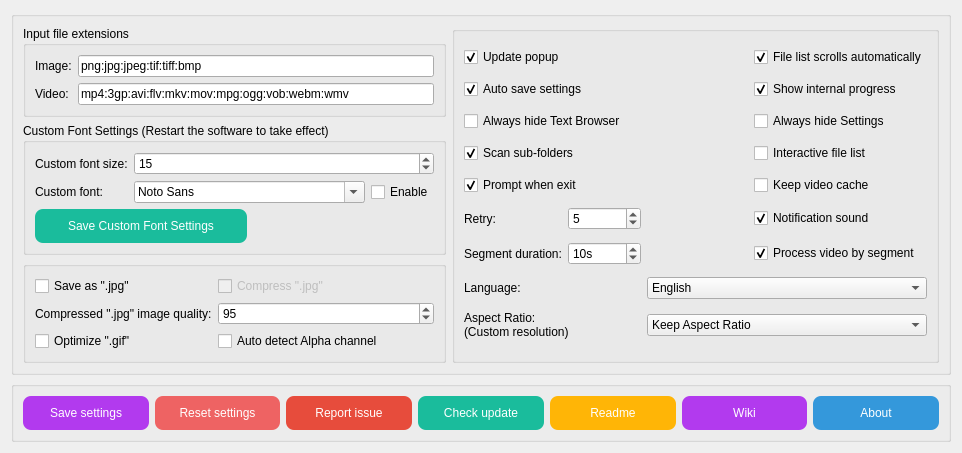
      <widget class="QWidget" name="tab_AdditionalSettings">
       <attribute name="icon">
        <iconset resource="icon.qrc">
         <normaloff>:/new/prefix1/icon/AddSetting.png</normaloff>:/new/prefix1/icon/AddSetting.png</iconset>
       </attribute>
       <attribute name="title">
        <string>Additional settings</string>
       </attribute>
       <layout class="QGridLayout" name="gridLayout_21">
        <item row="0" column="0" colspan="2">
         <widget class="QGroupBox" name="groupBox_AdditionalSettings">
          <property name="maximumSize">
           <size>
            <width>16777215</width>
            <height>16777215</height>
           </size>
          </property>
          <property name="title">
           <string/>
          </property>
          <layout class="QGridLayout" name="gridLayout_19">
           <item row="0" column="0">
            <widget class="QGroupBox" name="groupBox_InputExt">
             <property name="maximumSize">
              <size>
               <width>16777215</width>
               <height>16777215</height>
              </size>
             </property>
             <property name="title">
              <string>Input file extensions</string>
             </property>
             <layout class="QGridLayout" name="gridLayout_10">
              <item row="0" column="0">
               <widget class="QLabel" name="label_4">
                <property name="maximumSize">
                 <size>
                  <width>50</width>
                  <height>16777215</height>
                 </size>
                </property>
                <property name="toolTip">
                 <string>When you find that the file format you want to process cannot 
be added to the file list, you can add the file extension yourself 
in the additional settings.

Each extension needs to be separated by &quot;:&quot;

(There is no guarantee that the file format you add will 
be processed successfully)</string>
                </property>
                <property name="text">
                 <string>Image:</string>
                </property>
               </widget>
              </item>
              <item row="0" column="1">
               <widget class="QLineEdit" name="Ext_image">
                <property name="minimumSize">
                 <size>
                  <width>300</width>
                  <height>0</height>
                 </size>
                </property>
                <property name="acceptDrops">
                 <bool>false</bool>
                </property>
                <property name="toolTip">
                 <string>When you find that the file format you want to process cannot 
be added to the file list, you can add the file extension yourself 
in the additional settings.

Each extension needs to be separated by &quot;:&quot;

(There is no guarantee that the file format you add will 
be processed successfully)</string>
                </property>
                <property name="text">
                 <string notr="true">png:jpg:jpeg:tif:tiff:bmp</string>
                </property>
               </widget>
              </item>
              <item row="1" column="0">
               <widget class="QLabel" name="label_5">
                <property name="maximumSize">
                 <size>
                  <width>50</width>
                  <height>16777215</height>
                 </size>
                </property>
                <property name="toolTip">
                 <string>When you find that the file format you want to process cannot 
be added to the file list, you can add the file extension yourself 
in the additional settings.

Each extension needs to be separated by &quot;:&quot;

(There is no guarantee that the file format you add will 
be processed successfully)</string>
                </property>
                <property name="text">
                 <string>Video:</string>
                </property>
               </widget>
              </item>
              <item row="1" column="1">
               <widget class="QLineEdit" name="Ext_video">
                <property name="minimumSize">
                 <size>
                  <width>300</width>
                  <height>0</height>
                 </size>
                </property>
                <property name="acceptDrops">
                 <bool>false</bool>
                </property>
                <property name="toolTip">
                 <string>When you find that the file format you want to process cannot 
be added to the file list, you can add the file extension yourself 
in the additional settings.

Each extension needs to be separated by &quot;:&quot;

(There is no guarantee that the file format you add will 
be processed successfully)</string>
                </property>
                <property name="text">
                 <string notr="true">mp4:3gp:avi:flv:mkv:mov:mpg:ogg:vob:webm:wmv</string>
                </property>
               </widget>
              </item>
             </layout>
            </widget>
           </item>
           <item row="0" column="1" rowspan="3">
            <widget class="QGroupBox" name="groupBox_8">
             <property name="title">
              <string/>
             </property>
             <layout class="QGridLayout" name="gridLayout_14">
              <item row="0" column="0" colspan="2">
               <widget class="QCheckBox" name="checkBox_UpdatePopup">
                <property name="sizePolicy">
                 <sizepolicy hsizetype="Minimum" vsizetype="Fixed">
                  <horstretch>0</horstretch>
                  <verstretch>0</verstretch>
                 </sizepolicy>
                </property>
                <property name="toolTip">
                 <string>Automatically check for updates on startup.</string>
                </property>
                <property name="text">
                 <string>Update popup</string>
                </property>
                <property name="checked">
                 <bool>true</bool>
                </property>
               </widget>
              </item>
              <item row="3" column="3">
               <widget class="QCheckBox" name="checkBox_FileList_Interactive">
                <property name="text">
                 <string>Interactive file list</string>
                </property>
                <property name="checked">
                 <bool>false</bool>
                </property>
               </widget>
              </item>
              <item row="1" column="0" colspan="2">
               <widget class="QCheckBox" name="checkBox_AutoSaveSettings">
                <property name="toolTip">
                 <string>Settings will be saved automatically when you close the software.</string>
                </property>
                <property name="text">
                 <string>Auto save settings</string>
                </property>
                <property name="checked">
                 <bool>true</bool>
                </property>
               </widget>
              </item>
              <item row="5" column="0">
               <widget class="QLabel" name="label_39">
                <property name="text">
                 <string>Retry:</string>
                </property>
               </widget>
              </item>
              <item row="0" column="3">
               <widget class="QCheckBox" name="checkBox_FileListAutoSlide">
                <property name="toolTip">
                 <string>When the file processing status changes, the file list scrolls automatically.</string>
                </property>
                <property name="text">
                 <string>File list scrolls automatically</string>
                </property>
                <property name="checked">
                 <bool>true</bool>
                </property>
               </widget>
              </item>
              <item row="5" column="1">
               <widget class="QSpinBox" name="spinBox_retry">
                <property name="minimum">
                 <number>1</number>
                </property>
                <property name="maximum">
                 <number>999999999</number>
                </property>
                <property name="value">
                 <number>5</number>
                </property>
               </widget>
              </item>
              <item row="2" column="0" colspan="2">
               <widget class="QCheckBox" name="checkBox_AlwaysHideTextBrowser">
                <property name="toolTip">
                 <string>[Text browser] will be automatically hidden when the software starts.</string>
                </property>
                <property name="text">
                 <string>Always hide Text Browser</string>
                </property>
               </widget>
              </item>
              <item row="6" column="1">
               <widget class="QSpinBox" name="spinBox_SegmentDuration">
                <property name="toolTip">
                 <string>When processing video in segments, the length of each video clip.
This will determine how much hard disk space the program will occupy 
when processing video in segments.</string>
                </property>
                <property name="suffix">
                 <string notr="true">s</string>
                </property>
                <property name="prefix">
                 <string/>
                </property>
                <property name="minimum">
                 <number>1</number>
                </property>
                <property name="maximum">
                 <number>999999999</number>
                </property>
                <property name="value">
                 <number>10</number>
                </property>
               </widget>
              </item>
              <item row="6" column="0">
               <widget class="QLabel" name="label_SegmentDuration">
                <property name="toolTip">
                 <string>When processing video in segments, the length of each video clip.
This will determine how much hard disk space the program will occupy 
when processing video in segments.</string>
                </property>
                <property name="text">
                 <string>Segment duration:</string>
                </property>
               </widget>
              </item>
              <item row="3" column="0" colspan="2">
               <widget class="QCheckBox" name="checkBox_ScanSubFolders">
                <property name="text">
                 <string>Scan sub-folders</string>
                </property>
                <property name="checked">
                 <bool>true</bool>
                </property>
               </widget>
              </item>
              <item row="7" column="2" colspan="2">
               <widget class="QComboBox" name="comboBox_language">
                <property name="minimumSize">
                 <size>
                  <width>150</width>
                  <height>0</height>
                 </size>
                </property>
                <property name="toolTip">
                 <string>We recommend that you restart the software after changing 
the language for the language settings to fully take effect.</string>
                </property>
                <property name="currentText">
                 <string notr="true">English</string>
                </property>
                <item>
                 <property name="text">
                  <string notr="true">English</string>
                 </property>
                </item>
                <item>
                 <property name="text">
                  <string notr="true">简体中文</string>
                 </property>
                </item>
                <item>
                 <property name="text">
                  <string notr="true">日本語(機械翻訳)</string>
                 </property>
                </item>
                <item>
                 <property name="text">
                  <string notr="true">繁體中文(由uimee翻譯)</string>
                 </property>
                </item>
               </widget>
              </item>
              <item row="7" column="0" colspan="2">
               <widget class="QLabel" name="label_21">
                <property name="maximumSize">
                 <size>
                  <width>16777215</width>
                  <height>16777215</height>
                 </size>
                </property>
                <property name="toolTip">
                 <string>We recommend that you restart the software after changing 
the language for the language settings to fully take effect.</string>
                </property>
                <property name="text">
                 <string notr="true">Language:</string>
                </property>
               </widget>
              </item>
              <item row="9" column="2" colspan="2">
               <widget class="QComboBox" name="comboBox_AspectRatio_custRes">
                <property name="minimumSize">
                 <size>
                  <width>280</width>
                  <height>0</height>
                 </size>
                </property>
                <property name="currentIndex">
                 <number>1</number>
                </property>
                <item>
                 <property name="text">
                  <string>Ignore Aspect Ratio</string>
                 </property>
                </item>
                <item>
                 <property name="text">
                  <string>Keep Aspect Ratio</string>
                 </property>
                </item>
                <item>
                 <property name="text">
                  <string>Keep Aspect Ratio By Expanding</string>
                 </property>
                </item>
               </widget>
              </item>
              <item row="4" column="0" colspan="2">
               <widget class="QCheckBox" name="checkBox_PromptWhenExit">
                <property name="text">
                 <string>Prompt when exit</string>
                </property>
                <property name="checked">
                 <bool>true</bool>
                </property>
               </widget>
              </item>
              <item row="9" column="0" colspan="2">
               <widget class="QLabel" name="label_44">
                <property name="text">
                 <string>Aspect Ratio:
(Custom resolution)</string>
                </property>
                <property name="alignment">
                 <set>Qt::AlignLeading|Qt::AlignLeft|Qt::AlignVCenter</set>
                </property>
               </widget>
              </item>
              <item row="2" column="3">
               <widget class="QCheckBox" name="checkBox_AlwaysHideSettings">
                <property name="toolTip">
                 <string>[Settings] will be automatically hidden when the software starts.</string>
                </property>
                <property name="text">
                 <string>Always hide Settings</string>
                </property>
               </widget>
              </item>
              <item row="4" column="3">
               <widget class="QCheckBox" name="checkBox_KeepVideoCache">
                <property name="text">
                 <string>Keep video cache</string>
                </property>
                <property name="checked">
                 <bool>false</bool>
                </property>
               </widget>
              </item>
              <item row="6" column="3">
               <widget class="QCheckBox" name="checkBox_ProcessVideoBySegment">
                <property name="toolTip">
                 <string>Processing video in segments can greatly reduce the 
hard disk space occupied by processing video. But it 
will increase the time required to process video.</string>
                </property>
                <property name="text">
                 <string>Process video by segment</string>
                </property>
                <property name="checked">
                 <bool>true</bool>
                </property>
               </widget>
              </item>
              <item row="1" column="3">
               <widget class="QCheckBox" name="checkBox_ShowInterPro">
                <property name="toolTip">
                 <string>Output internal Scale and Denoise progress of GIF and video process inside textbrowser.</string>
                </property>
                <property name="text">
                 <string>Show internal progress</string>
                </property>
                <property name="checked">
                 <bool>true</bool>
                </property>
               </widget>
              </item>
              <item row="5" column="3">
               <widget class="QCheckBox" name="checkBox_NfSound">
                <property name="toolTip">
                 <string>Play Notification sound when all files in the list have been processed.</string>
                </property>
                <property name="text">
                 <string>Notification sound</string>
                </property>
                <property name="checked">
                 <bool>true</bool>
                </property>
               </widget>
              </item>
             </layout>
            </widget>
           </item>
           <item row="1" column="0">
            <widget class="QGroupBox" name="groupBox_3">
             <property name="title">
              <string>Custom Font Settings (Restart the software to take effect)</string>
             </property>
             <layout class="QGridLayout" name="gridLayout_17">
              <item row="0" column="0">
               <widget class="QLabel" name="label_22">
                <property name="text">
                 <string>Custom font size:</string>
                </property>
                <property name="alignment">
                 <set>Qt::AlignLeading|Qt::AlignLeft|Qt::AlignVCenter</set>
                </property>
               </widget>
              </item>
              <item row="1" column="3">
               <widget class="QCheckBox" name="checkBox_isCustFontEnable">
                <property name="text">
                 <string>Enable</string>
                </property>
               </widget>
              </item>
              <item row="1" column="0">
               <widget class="QLabel" name="label_24">
                <property name="text">
                 <string>Custom font:</string>
                </property>
                <property name="alignment">
                 <set>Qt::AlignLeading|Qt::AlignLeft|Qt::AlignVCenter</set>
                </property>
               </widget>
              </item>
              <item row="1" column="1" colspan="2">
               <widget class="QFontComboBox" name="fontComboBox_CustFont">
                <property name="currentText">
                 <string notr="true">宋体</string>
                </property>
                <property name="currentFont">
                 <font>
                  <family>宋体</family>
                 </font>
                </property>
               </widget>
              </item>
              <item row="2" column="0" colspan="2">
               <widget class="QPushButton" name="pushButton_Save_GlobalFontSize">
                <property name="maximumSize">
                 <size>
                  <width>16777215</width>
                  <height>16777215</height>
                 </size>
                </property>
                <property name="styleSheet">
                 <string notr="true">QPushButton{
background-color: rgb(26, 188, 156);
color: rgb(255, 255, 255);
border-style:outset;
border-radius:8px;
padding:10px;
}
QPushButton:hover{
background-color: rgb(29, 214, 177);
color: rgb(255, 255, 255);
border-style:outset;
border-radius:8px;
padding:10px;
}
QPushButton:pressed{
background-color: rgb(23, 173, 143);
color: rgb(255, 255, 255);
border-style:outset;
border-radius:8px;
padding:10px;
}
QPushButton:disabled{
background-color: rgb(166, 166, 166);
color: rgb(255, 255, 255);
border-style:outset;
border-radius:8px;
padding:10px;
}</string>
                </property>
                <property name="text">
                 <string>Save Custom Font Settings</string>
                </property>
               </widget>
              </item>
              <item row="0" column="1" colspan="3">
               <widget class="QSpinBox" name="spinBox_GlobalFontSize">
                <property name="maximumSize">
                 <size>
                  <width>16777215</width>
                  <height>16777215</height>
                 </size>
                </property>
                <property name="minimum">
                 <number>1</number>
                </property>
                <property name="maximum">
                 <number>999</number>
                </property>
                <property name="value">
                 <number>15</number>
                </property>
               </widget>
              </item>
             </layout>
            </widget>
           </item>
           <item row="2" column="0">
            <widget class="QGroupBox" name="groupBox_other_1">
             <property name="title">
              <string/>
             </property>
             <layout class="QGridLayout" name="gridLayout_7">
              <item row="3" column="1" colspan="2">
               <widget class="QSpinBox" name="spinBox_JPGCompressedQuality">
                <property name="toolTip">
                 <string>0(worst quality)~99
We recommend you use the default value(90)</string>
                </property>
                <property name="minimum">
                 <number>0</number>
                </property>
                <property name="value">
                 <number>95</number>
                </property>
               </widget>
              </item>
              <item row="5" column="0">
               <widget class="QCheckBox" name="checkBox_OptGIF">
                <property name="toolTip">
                 <string>Optimizing the scaled gif will slightly reduce the image quality, but it can reduce the GIF file size.
It is recommended to enable this option.</string>
                </property>
                <property name="text">
                 <string>Optimize &quot;.gif&quot;</string>
                </property>
               </widget>
              </item>
              <item row="1" column="0">
               <widget class="QCheckBox" name="checkBox_SaveAsJPG">
                <property name="toolTip">
                 <string>Save the scaled image as &quot;.jpg&quot;.
Images are stored in &quot;.png&quot; format by default.
When this option is enabled, alpha channel (ransparent images)support will be lost.</string>
                </property>
                <property name="text">
                 <string>Save as &quot;.jpg&quot;</string>
                </property>
               </widget>
              </item>
              <item row="3" column="0">
               <widget class="QLabel" name="label_23">
                <property name="text">
                 <string>Compressed &quot;.jpg&quot; image quality:</string>
                </property>
               </widget>
              </item>
              <item row="1" column="1">
               <widget class="QCheckBox" name="checkBox_CompressJPG">
                <property name="enabled">
                 <bool>false</bool>
                </property>
                <property name="toolTip">
                 <string>Compress JPG files, almost lossless.</string>
                </property>
                <property name="text">
                 <string>Compress &quot;.jpg&quot;</string>
                </property>
               </widget>
              </item>
              <item row="5" column="1" colspan="2">
               <widget class="QCheckBox" name="checkBox_AutoDetectAlphaChannel">
                <property name="toolTip">
                 <string>When the alpha channel is detected in the picture, software will
automatically use the waifu2x-converter engine to process the
picture and force the picture to be saved as PNG.
Please make sure the waifu2x-converter engine is compatible
with your PC before enabling this option.</string>
                </property>
                <property name="text">
                 <string>Auto detect Alpha channel</string>
                </property>
                <property name="checked">
                 <bool>false</bool>
                </property>
               </widget>
              </item>
             </layout>
            </widget>
           </item>
          </layout>
         </widget>
        </item>
        <item row="1" column="0" colspan="2">
         <widget class="QGroupBox" name="groupBox_AddSettingsButtons">
          <property name="sizePolicy">
           <sizepolicy hsizetype="Preferred" vsizetype="Preferred">
            <horstretch>0</horstretch>
            <verstretch>0</verstretch>
           </sizepolicy>
          </property>
          <property name="maximumSize">
           <size>
            <width>16777215</width>
            <height>70</height>
           </size>
          </property>
          <property name="title">
           <string/>
          </property>
          <layout class="QGridLayout" name="gridLayout_27">
           <item row="0" column="0">
            <widget class="QPushButton" name="pushButton_SaveSettings">
             <property name="enabled">
              <bool>true</bool>
             </property>
             <property name="styleSheet">
              <string notr="true">QPushButton{
background-color: rgb(178, 58, 238);
color: rgb(255, 255, 255);
border-style:outset;
border-radius:8px;
padding:10px;
}
QPushButton:hover{
background-color: rgb(191, 62, 255);
color: rgb(255, 255, 255);
border-style:outset;
border-radius:8px;
padding:10px;
}
QPushButton:pressed{
background-color: rgb(154, 50, 205);
color: rgb(255, 255, 255);
border-style:outset;
border-radius:8px;
padding:10px;
}
QPushButton:disabled{
background-color: rgb(166, 166, 166);
color: rgb(255, 255, 255);
border-style:outset;
border-radius:8px;
padding:10px;
}</string>
             </property>
             <property name="text">
              <string>Save settings</string>
             </property>
            </widget>
           </item>
           <item row="0" column="1">
            <widget class="QPushButton" name="pushButton_ResetSettings">
             <property name="styleSheet">
              <string notr="true">QPushButton{
background-color: rgb(238, 99, 99);
color: rgb(255, 255, 255);
border-style:outset;
border-radius:8px;
padding:10px;
}
QPushButton:hover{
background-color: rgb(255, 106, 106);
color: rgb(255, 255, 255);
border-style:outset;
border-radius:8px;
padding:10px;
}
QPushButton:pressed{
background-color: rgb(205, 85, 85);
color: rgb(255, 255, 255);
border-style:outset;
border-radius:8px;
padding:10px;
}
QPushButton:disabled{
background-color: rgb(166, 166, 166);
color: rgb(255, 255, 255);
border-style:outset;
border-radius:8px;
padding:10px;
}</string>
             </property>
             <property name="text">
              <string>Reset settings</string>
             </property>
            </widget>
           </item>
           <item row="0" column="2">
            <widget class="QPushButton" name="pushButton_Report">
             <property name="font">
              <font>
               <underline>false</underline>
              </font>
             </property>
             <property name="styleSheet">
              <string notr="true">QPushButton{
background-color: rgb(231, 76, 60);
color: rgb(255, 255, 255);
border-style:outset;
border-radius:8px;
padding:10px;
}
QPushButton:hover{
background-color: rgb(255, 102, 64);
color: rgb(255, 255, 255);
border-style:outset;
border-radius:8px;
padding:10px;
}
QPushButton:pressed{
background-color: rgb(204, 65, 53);
color: rgb(255, 255, 255);
border-style:outset;
border-radius:8px;
padding:10px;
}
QPushButton:disabled{
background-color: rgb(166, 166, 166);
color: rgb(255, 255, 255);
border-style:outset;
border-radius:8px;
padding:10px;
}</string>
             </property>
             <property name="text">
              <string>Report issue</string>
             </property>
            </widget>
           </item>
           <item row="0" column="3">
            <widget class="QPushButton" name="pushButton_CheckUpdate">
             <property name="font">
              <font>
               <pointsize>9</pointsize>
               <underline>false</underline>
              </font>
             </property>
             <property name="styleSheet">
              <string notr="true">QPushButton{
background-color: rgb(26, 188, 156);
color: rgb(255, 255, 255);
border-style:outset;
border-radius:8px;
padding:10px;
}
QPushButton:hover{
background-color: rgb(29, 214, 177);
color: rgb(255, 255, 255);
border-style:outset;
border-radius:8px;
padding:10px;
}
QPushButton:pressed{
background-color: rgb(23, 173, 143);
color: rgb(255, 255, 255);
border-style:outset;
border-radius:8px;
padding:10px;
}
QPushButton:disabled{
background-color: rgb(166, 166, 166);
color: rgb(255, 255, 255);
border-style:outset;
border-radius:8px;
padding:10px;
}</string>
             </property>
             <property name="text">
              <string>Check update</string>
             </property>
            </widget>
           </item>
           <item row="0" column="4">
            <widget class="QPushButton" name="pushButton_ReadMe">
             <property name="font">
              <font>
               <underline>false</underline>
              </font>
             </property>
             <property name="styleSheet">
              <string notr="true">QPushButton{
background-color: rgb(255, 181, 6);
color: rgb(255, 255, 255);
border-style:outset;
border-radius:8px;
padding:10px;
}
QPushButton:hover{
background-color: rgb(255, 200, 50);
color: rgb(255, 255, 255);
border-style:outset;
border-radius:8px;
padding:10px;
}
QPushButton:pressed{
background-color: rgb(255, 170, 0);
color: rgb(255, 255, 255);
border-style:outset;
border-radius:8px;
padding:10px;
}
QPushButton:disabled{
background-color: rgb(166, 166, 166);
color: rgb(255, 255, 255);
border-style:outset;
border-radius:8px;
padding:10px;
}</string>
             </property>
             <property name="text">
              <string>Readme</string>
             </property>
            </widget>
           </item>
           <item row="0" column="5">
            <widget class="QPushButton" name="pushButton_wiki">
             <property name="styleSheet">
              <string notr="true">QPushButton{
background-color: rgb(178, 58, 238);
color: rgb(255, 255, 255);
border-style:outset;
border-radius:8px;
padding:10px;
}
QPushButton:hover{
background-color: rgb(191, 62, 255);
color: rgb(255, 255, 255);
border-style:outset;
border-radius:8px;
padding:10px;
}
QPushButton:pressed{
background-color: rgb(154, 50, 205);
color: rgb(255, 255, 255);
border-style:outset;
border-radius:8px;
padding:10px;
}
QPushButton:disabled{
background-color: rgb(166, 166, 166);
color: rgb(255, 255, 255);
border-style:outset;
border-radius:8px;
padding:10px;
}</string>
             </property>
             <property name="text">
              <string>Wiki</string>
             </property>
            </widget>
           </item>
           <item row="0" column="6">
            <widget class="QPushButton" name="pushButton_about">
             <property name="styleSheet">
              <string notr="true">QPushButton{
background-color: rgb(52, 152, 219);
color: rgb(255, 255, 255);
border-style:outset;
border-radius:8px;
padding:10px;
}
QPushButton:hover{
background-color: rgb(60, 177, 255);
color: rgb(255, 255, 255);
border-style:outset;
border-radius:8px;
padding:10px;
}
QPushButton:pressed{
background-color: rgb(45, 134, 193);
color: rgb(255, 255, 255);
border-style:outset;
border-radius:8px;
padding:10px;
}
QPushButton:disabled{
background-color: rgb(166, 166, 166);
color: rgb(255, 255, 255);
border-style:outset;
border-radius:8px;
padding:10px;
}</string>
             </property>
             <property name="text">
              <string>About</string>
             </property>
            </widget>
           </item>
          </layout>
         </widget>
        </item>
       </layout>
      </widget>
